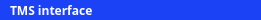
        <widget class="QFrame" name="body_header">
         <property name="minimumSize">
          <size>
           <width>35</width>
           <height>0</height>
          </size>
         </property>
         <property name="maximumSize">
          <size>
           <width>16777215</width>
           <height>20</height>
          </size>
         </property>
         <property name="styleSheet">
          <string notr="true">QFrame{
	background-color: #1b43f5;
	border: none;
	background-color: #1b43f5;
	padding: 0;
	margin: 0;
	text-align: left;
	color:#fff;
}

QPushButton{
	border:none;
	background-color: #1b43f5;
	text-align: left;
	color:#fff;
}

QPushButton:hover{
	background-color: #598eff
}</string>
         </property>
         <property name="frameShape">
          <enum>QFrame::NoFrame</enum>
         </property>
         <property name="frameShadow">
          <enum>QFrame::Plain</enum>
         </property>
         <property name="lineWidth">
          <number>0</number>
         </property>
         <layout class="QHBoxLayout" name="horizontalLayout">
          <property name="spacing">
           <number>0</number>
          </property>
          <property name="leftMargin">
           <number>0</number>
          </property>
          <property name="topMargin">
           <number>0</number>
          </property>
          <property name="rightMargin">
           <number>0</number>
          </property>
          <property name="bottomMargin">
           <number>0</number>
          </property>
          <item alignment="Qt::AlignRight">
           <widget class="QLabel" name="window_title_label">
            <property name="font">
             <font>
              <family>Rockwell</family>
              <weight>75</weight>
              <bold>true</bold>
             </font>
            </property>
            <property name="styleSheet">
             <string notr="true">color: rgb(255, 255, 255);</string>
            </property>
            <property name="text">
             <string>TMS interface</string>
            </property>
            <property name="margin">
             <number>1</number>
            </property>
            <property name="indent">
             <number>10</number>
            </property>
           </widget>
          </item>
          <item>
           <spacer name="horizontalSpacer">
            <property name="orientation">
             <enum>Qt::Horizontal</enum>
            </property>
            <property name="sizeHint" stdset="0">
             <size>
              <width>40</width>
              <height>20</height>
             </size>
            </property>
           </spacer>
          </item>
          <item>
           <widget class="QPushButton" name="minimize_mainWindow">
            <property name="text">
             <string/>
            </property>
            <property name="icon">
             <iconset resource="resources.qrc">
              <normaloff>:/icons/icons/minus.svg</normaloff>:/icons/icons/minus.svg</iconset>
            </property>
            <property name="iconSize">
             <size>
              <width>12</width>
              <height>12</height>
             </size>
            </property>
           </widget>
          </item>
          <item>
           <widget class="QPushButton" name="restore_min_mainWindow">
            <property name="text">
             <string/>
            </property>
            <property name="icon">
             <iconset resource="resources.qrc">
              <normaloff>:/icons/icons/minimize-2.svg</normaloff>:/icons/icons/minimize-2.svg</iconset>
            </property>
            <property name="iconSize">
             <size>
              <width>12</width>
              <height>12</height>
             </size>
            </property>
           </widget>
          </item>
          <item>
           <widget class="QPushButton" name="restore_max_mainWindow">
            <property name="text">
             <string/>
            </property>
            <property name="icon">
             <iconset resource="resources.qrc">
              <normaloff>:/icons/icons/maximize-2.svg</normaloff>:/icons/icons/maximize-2.svg</iconset>
            </property>
            <property name="iconSize">
             <size>
              <width>12</width>
              <height>12</height>
             </size>
            </property>
           </widget>
          </item>
          <item>
           <widget class="QPushButton" name="close_mainWindow">
            <property name="styleSheet">
             <string notr="true">color:#fff;</string>
            </property>
            <property name="text">
             <string/>
            </property>
            <property name="icon">
             <iconset resource="resources.qrc">
              <normaloff>:/icons/icons/x.svg</normaloff>:/icons/icons/x.svg</iconset>
            </property>
            <property name="iconSize">
             <size>
              <width>12</width>
              <height>12</height>
             </size>
            </property>
           </widget>
          </item>
         </layout>
        </widget>
